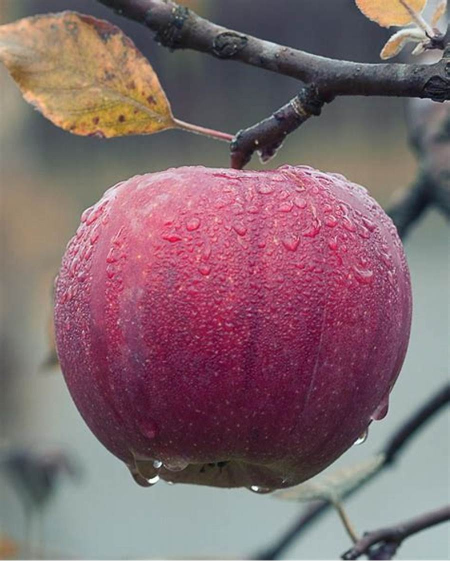
#> input picture FIT5215_Tut_01 - SOLS/images/colorApple.jpg, 900 x 1122 px (shown at 1/2 size)
$ jupyter execute FIT5215_Tut_01b_Tensors_Images_Sol.ipynb   (shell and % lines are left out)
#> lines starting #> are read from the running program, lines starting #| are printed output that depends on the picture
# <span style="color:#0b486b">  FIT5215: Deep Learning (2023)</span>
***
*CE/Lecturer (Clayton):*  **Dr Trung Le** | trunglm@monash.edu <br/>
*Lecturer (Malaysia):*  **Dr Lim Chern Hong** | lim.chernhong@monash.edu <br/>  <br/>
*Tutor:*  **Mr Tuan Nguyen**  \[tuan.ng@monash.edu \] | **Dr Binh Nguyen** \[binh.nguyen1@monash.edu \] | **Dr Qiuhong Ke@monash** \[Qiuhong.Ke@monash.edu  \]
<br/> <br/>
Faculty of Information Technology, Monash University, Australia
***

# <span style="color:#0b486b">Tutorial 1b: Understanding Tensors and Images</span> #
**The purpose of this tutorial is to support you to get familiar with tensors (i.e., multi-dimensional arrays) and images. As you will know later, tensors are a very important concept in deep learning.**

**Acknowledgement**: *We acknowledge the author of the book entitled `Hands-on Machine Learning with Scikit-learn and Tensorflow` due to the reuse the materials in the preliminary chapter of this book in the development of this practical session.*

---

## <span style="color:#0b486b"> I. Understanding tensors and its some operations </span>  <span style="color:red">**** (important)</span>

- NumPy is the fundamental library for scientific computing with Python. NumPy is centered around a powerful N-dimensional array object, and it also contains useful linear algebra, Fourier transform, and random number functions.  <br/>
- This section assists you to get familar with the concept of multi-dimensional array or tensor and how to manipulate them which is very necessary in deep learning models.

### <span style="color:#0b486b">I.1 Creating arrays </span>
First let's make sure that this notebook works both in Python 2 and 3 and then *import numpy*.

[cell 1]
from __future__ import division, print_function, unicode_literals
import numpy as np

#### `np.zeros`
The `zeros` function creates an array containing any number of zeros.

[cell 2]
np.zeros(5)  #1D array or tensor

[cell 3]
np.zeros([3,4]) #2D array or tensor

[cell 4]
np.zeros([2,3,4]) #3D array or tensor

#### <span style="color:#0b486b"> Some vocabulary </span>

* In NumPy, each dimension is called an **axis**.
* The number of axes is called the **rank**.
    * For example, the above 3x4 matrix is an array of rank 2 (it is 2-dimensional). The first axis has length 3, the second has length 4.
    * For example, the above 2x3x4 3D array has rank 3 with axis 0 =2, axis 1 = 3, and axis 2 = 4. You might imagine this a a 3D rectangle with depth=2, height= 3, and width= 4.
* An array's list of axis lengths is called the **shape** of the array.
    * For example, the above matrix's shape is `(3, 4)`.
    * The rank is equal to the shape's length.
* The **size** of an array is the total number of elements, which is the product of all axis lengths (eg. 3*4=12)

[cell 5]
a = np.zeros((3,4))
a

[cell 6]
a.shape

[cell 7]
a.ndim

[cell 8]
a.size

[cell 9]
type(a)

#### `np.ones`
Creates `ndarrays` with all elements of ones. Here's a 3x4 matrix full of ones.

[cell 10]
np.ones((3,4))

#### `np.full`
Creates an array of the given shape initialized with the given value. Here's a 3x4 matrix full of `π`.

[cell 11]
np.full((3,4), np.pi)

#### `np.array`
We can initialize an `ndarray` using a regular python array. Just call the `array` function:

[cell 12]
np.array([[1,2,3,4], [10, 20, 30, 40]])

#### `np.arange`
We can create an `ndarray` using NumPy's `range` function, which is similar to Python's built-in `range` function:

[cell 13]
np.arange(2, 10)

[cell 14]
print(np.arange(0, 5/3, 1/3)) # depending on floating point errors, the max value is 4/3 or 5/3.
print(np.arange(0, 5/3, 0.333333333))
print(np.arange(0, 5/3, 0.333333334))

#### `np.linspace`
For this reason, it is generally preferable to use the `linspace` function instead of `arange` when working with floats. The `linspace` function returns an array containing a specific number of points evenly distributed between two values (note that the maximum value is *included*, contrary to `arange`):

[cell 15]
print(np.linspace(0, 5/3, 6))

#### `np.rand` and `np.randn`
A number of functions are available in NumPy's `random` module to create `ndarray`s initialized with random values.
For example, here is a 3x4 matrix initialized with random floats between 0 and 1 (uniform distribution):

[cell 16]
np.random.rand(3,4)

[cell 17]
np.random.randn(3,4)

To give you a feel of what these distributions look like, let's use matplotlib to visualize the histograms of two arrays created using `rand` and `randn`.

[cell 18]
import matplotlib.pyplot as plt

[cell 19]
plt.hist(np.random.rand(100000), density=True, bins=100, histtype="step", color="blue", label="rand")
plt.hist(np.random.randn(100000), density=True, bins=100, histtype="step", color="red", label="randn")
plt.axis([-2.5, 2.5, 0, 1.1])
plt.legend(loc = "upper left")
plt.title("Random distributions")
plt.xlabel("Value")
plt.ylabel("Density")
plt.show()
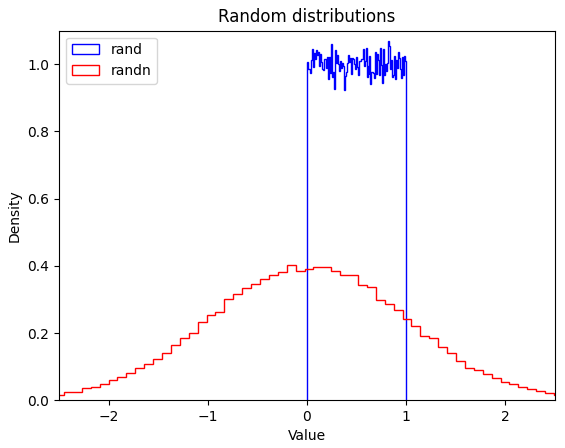
#> figure drawn by matplotlib, 1 panel

### <span style="color:#0b486b">I.2 Reshaping an array </span>
#### `In place`
Changing the shape of an `ndarray` is as simple as setting its `shape` attribute. However, the array's size must remain the same.

[cell 20]
g = np.arange(24)
print(g)
print("Rank:", g.ndim)

[cell 21]
g.shape = (6, 4)
print(g)
print("Rank:", g.ndim)

[cell 22]
g.shape = (2, 3, 4)
print(g)
print("Rank:", g.ndim)

#### `reshape`
The `reshape` function returns a new `ndarray` object pointing at the *same* data. This means that modifying one array will also modify the other.

[cell 23]
g = np.arange(24)
g2 = g.reshape(4,6)
print(g)
print(g2)
print("Rank:", g2.ndim)

#### `ravel`
Finally, the `ravel` function returns a new one-dimensional `ndarray` that also points to the same data:

[cell 24]
g2.ravel()

### <span style="color:#0b486b">I.3 Indexing </span>

[cell 25]
b = np.arange(48).reshape(4, 12)
b

[cell 26]
b[1, 2]  # row 1, col 2

[cell 27]
b[1, :]  # row 1, all columns

[cell 28]
b[:, 1]  # all rows, column 1

[cell 29]
b[1:2, :]

[cell 30]
b[(0,2), 2:5]  # rows 0 and 2, columns 2 to 4 (5-1)

[cell 31]
b[:, (-1, 2, -1)]  # all rows, columns -1 (last), 2 and -1 (again, and in this order)

### <span style="color:#0b486b">I.5 Arithmetic operations </span>
All the usual arithmetic operators (`+`, `-`, `*`, `/`, `//`, `**`, etc.) can be used with `ndarray`s. They apply *elementwise*:

[cell 32]
a = np.array([10, 12, 16, 15])
b = np.array([5,  4,  3,  2])
print("a + b  =", a + b)
print("a - b  =", a - b)
print("a * b  =", a * b)
print("a / b  =", a / b)
print("a // b  =", a // b)
print("a % b  =", a % b)
print("a ** b =", a ** b)

### <span style="color:#0b486b">I.6 Conditional operators </span>
The conditional operators also apply elementwise:

[cell 33]
m = np.array([20, -5, 30, 40])
m < [15, 16, 35, 36]

[cell 34]
m < 25  # equivalent to m < [25, 25, 25, 25]

[cell 35]
m[m < 25]

### <span style="color:#0b486b">I.7 Mathematical and statistical functions </span>
Many mathematical and statistical functions are available for `ndarray`s.

[cell 36]
for func in (a.min, a.max, a.sum, a.prod, a.std, a.var):
    print(func.__name__, "=", func())

[cell 37]
c=np.arange(24).reshape(2,3,4)
c

[cell 38]
c.sum(axis=0)  # sum across depth

[cell 39]
c.sum(axis=1)  # sum across height

[cell 40]
c.sum(axis=(0,2))  # sum across depth and height

### <span style="color:#0b486b">I.8 Stacking arrays </span>
It is often useful to stack together different arrays. NumPy offers several functions to do just that. Let's start by creating a few arrays.

[cell 41]
q1 = np.full((3,4), 1.0)
q1

[cell 42]
q2 = np.full((4,4), 2.0)
q2

[cell 43]
q3 = np.full((3,4), 3.0)
q3

[cell 44]
q4 = np.vstack((q1, q2, q3))
q4
q4.shape

[cell 45]
q5 = np.hstack((q1, q3))
q5
q5.shape

[cell 46]
q7 = np.concatenate((q1, q2, q3), axis=0)  # Equivalent to vstack
q7
q7.shape

[cell 47]
q8 = np.stack((q1, q3))
print(q8)
print(q8.shape)

[cell 48]
r = np.arange(24).reshape(6,4)
r

[cell 49]
r1, r2, r3 = np.vsplit(r, 3)
print(r1)
print(r2)
print(r3)

[cell 50]
r4, r5 = np.hsplit(r, 2)
print(r4)
print(r5)

**<span style="color:red">Exercise 1</span>**: Write code to covert a numeric label to a corresponding one-hot vector. For example, if we input M = 5 and y = 2, it should return an one-hot vector $[0, 1, 0, 0, 0]$.

[cell 51]
import numpy as np

M = 5
y = 2
y1 = np.zeros(M)
y1[y -1] =1
print(y1)

**<span style="color:red">Exercise 2</span>**: Write code to generate a random 2D matrix with the shape of 4 by 3 whose elements are randomly drawn from the standard Gaussian distribution. Subsequently, compute the sum of all non-negative numbers in the generated array.

[cell 52]
a = np.random.randn(4,3)
print(a)
b = a[a >=0]
print(b)
s = np.sum(b, axis=0)
print(s)

**<span style="color:red">Exercise 3</span>**: Create three 2D arrays q1, q2, and q3 with the same shape of $2 \times 4$ wherein q1 is formed by reshaping a 1D array `1,2,...,8`, q2 is formed by reshaping a 1D array `11,22,...,18`, while q3 is formed by reshaping a 1D array `21,22,...,28`. Create a 3D matrix q by stacking q1, q2, and q3.

[cell 53]
import numpy as np
q1 = np.arange(1,9).reshape(2,4)
q2 = np.arange(11,19).reshape(2,4)
q3 = np.arange(21,29).reshape(2,4)
print(q1)
print(q2)
print(q3)
q = np.stack((q1, q2, q3), axis =0)
print(q.shape)
print(q)

**<span style="color:red">Exercise 4</span>**: using the above 3D array or tensor q, replace all elements on the second vertical slice to $0$.

[cell 54]
q[:,1,:] = 0
print(q)

## <span style="color:#0b486b"> II. Images as tensors </span>  <span style="color:red">**** (important)</span>

First, we need to install `OpenCV` for Python using the command line
- > pip install opencv-python
- > pip install --upgrade opencv-contrib-python

Gray-scale images are 2D tensors, while color images are 3D tensors. This section offers you a brief introduction of how to manipulate images using `OpenCV`.

[cell 55]
import cv2
import matplotlib.pyplot as plt
import numpy as np

We read an image from a file using `cv2.imread`. Note that `color_img` is a 3D tensor with the shape `(1112, 900, 3)` consisting of three chanels of `(1122, 900)`. By default in OpenCV, the first is the blue channel, the second is the green channel, and the last is the red channel. Subsequently, we use `cv2.cvtColor` to rearrange in the standard order of the red, blue, and green channels.

[cell 56]
color_img = cv2.imread('images/colorApple.jpg')
#> color_img is the input picture: shape (1122, 900, 3); mean B, G, R 110.9, 104.4, 130.2
color_img = cv2.cvtColor(color_img, cv2.COLOR_BGR2RGB)
print(color_img.shape)
#| (1122, 900, 3)
plt.imshow(color_img)
plt.show()

We convert the color image `color_img` a gray-scale image with the shape (1122, 900) and visualize it.

[cell 57]
gray_img = cv2.cvtColor(color_img, cv2.COLOR_RGB2GRAY)
print(gray_img.shape)
#| (1122, 900)
plt.imshow(gray_img)
plt.show()

We split `color_img` into three channels and then visualize them. Please pay attention to the order of the three channels.

[cell 58]
color_img = cv2.imread('images/colorApple.jpg')
(B_2D, G_2D, R_2D) = cv2.split(color_img)
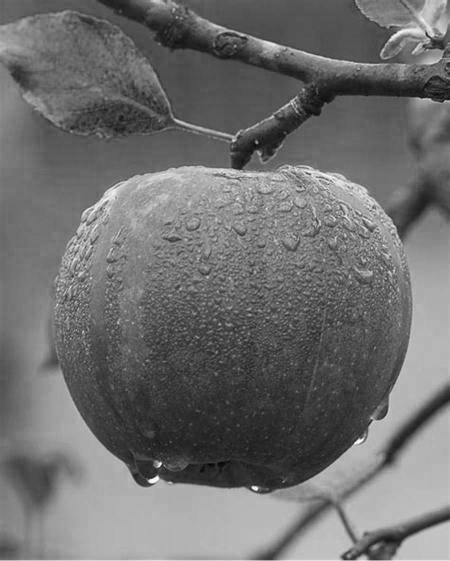
#> B_2D: shape (1122, 900) (shown at 1/2 size); min 0, max 255, mean 110.9
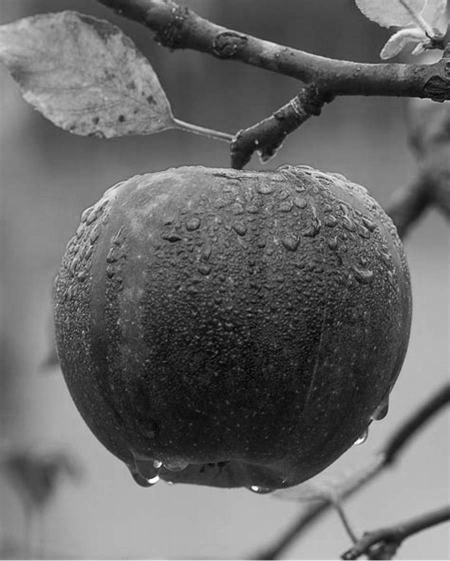
#> G_2D: shape (1122, 900) (shown at 1/2 size); min 0, max 255, mean 104.4
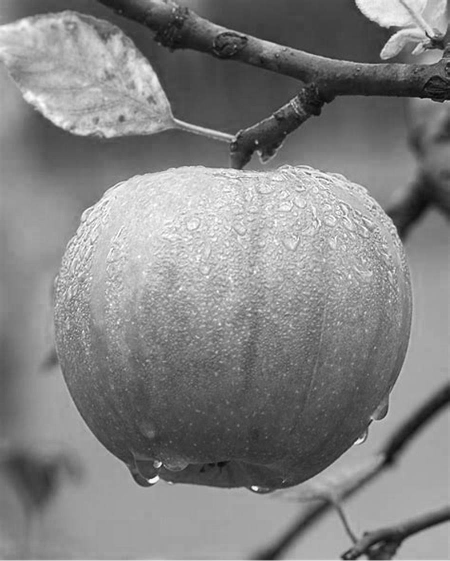
#> R_2D: shape (1122, 900) (shown at 1/2 size); min 0, max 255, mean 130.2
print(R_2D.shape, G_2D.shape, B_2D.shape)
#| (1122, 900) (1122, 900) (1122, 900)

[cell 59]
plt.imshow(R_2D)
plt.show()

[cell 60]
plt.imshow(G_2D)
plt.show()

[cell 61]
plt.imshow(B_2D)
plt.show()

[cell 62]
zeros = np.zeros((color_img.shape[0],color_img.shape[1], 1), dtype="uint8")

[cell 63]
R_3D = np.expand_dims(R_2D,axis=2)
G_3D = np.expand_dims(G_2D,axis=2)
B_3D = np.expand_dims(B_2D,axis=2)
print(R_3D.shape, G_3D.shape, B_3D.shape)
#| (1122, 900, 1) (1122, 900, 1) (1122, 900, 1)

We insert two zero channels to the single red channel in order and then visualize.

[cell 64]
R_3D_zeros = np.concatenate((R_3D, zeros, zeros), axis= 2)
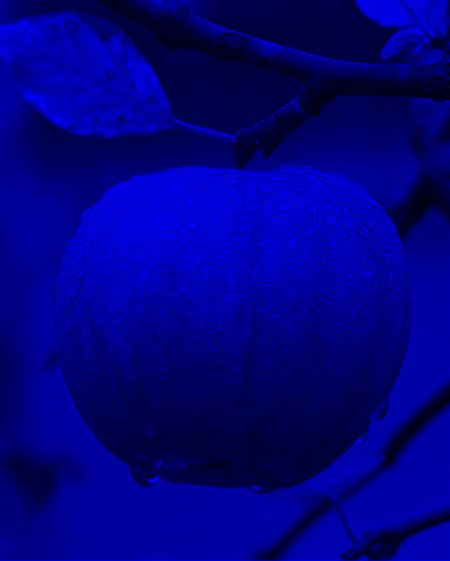
#> R_3D_zeros: shape (1122, 900, 3) (shown at 1/2 size); mean of channels 0, 1, 2 130.2, 0, 0; drawn as B, G, R
print(R_3D_zeros.shape)
#| (1122, 900, 3)
plt.imshow(R_3D_zeros)
plt.show()

We insert two zero channels to the single green channel in order and then visualize.

[cell 65]
G_3D_zeros = np.concatenate((zeros, G_3D, zeros), axis= 2)
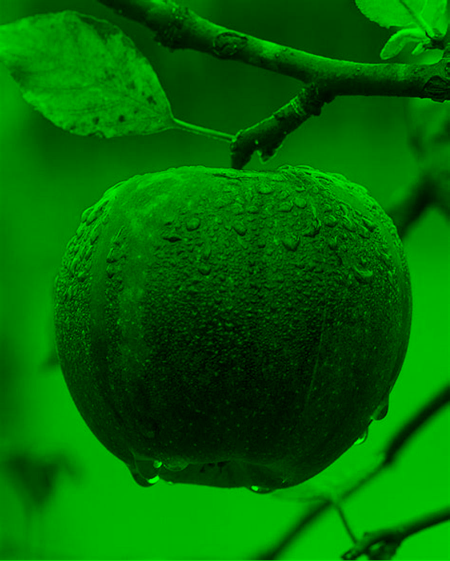
#> G_3D_zeros: shape (1122, 900, 3) (shown at 1/2 size); mean of channels 0, 1, 2 0, 104.4, 0; drawn as B, G, R
print(G_3D_zeros.shape)
#| (1122, 900, 3)
plt.imshow(G_3D_zeros)
plt.show()

We insert two zero channels to the single blue channel in order and then visualize.

[cell 66]
B_3D_zeros = np.concatenate((zeros, zeros, B_3D), axis= 2)
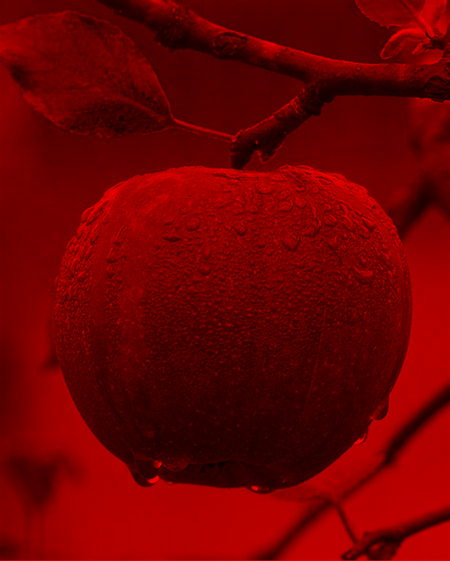
#> B_3D_zeros: shape (1122, 900, 3) (shown at 1/2 size); mean of channels 0, 1, 2 0, 0, 110.9; drawn as B, G, R
print(B_3D_zeros.shape)
#| (1122, 900, 3)
plt.imshow(B_3D_zeros)
plt.show()

**<span style="color:red">Exercise 5</span>**: load an image, then add Gaussian noises to each channel, and visualize the blurry image. You can use a variable $\epsilon$ to declare a noise level.

Hint: you can use the function `np.random.normal` to generate a 2D random array.

[cell 67]
import cv2
import matplotlib.pyplot as plt
import numpy as np
eps = 100
color_img = cv2.imread('images/colorApple.jpg')
(B_2D, G_2D, R_2D) = cv2.split(color_img)
B_2D_n = B_2D + np.random.normal(0, eps, B_2D.shape)
B_2D_n = np.expand_dims(B_2D_n, axis =2)
R_2D_n = R_2D + np.random.normal(0, eps, R_2D.shape)
R_2D_n = np.expand_dims(R_2D_n, axis =2)
G_2D_n = G_2D + np.random.normal(0, eps, G_2D.shape)
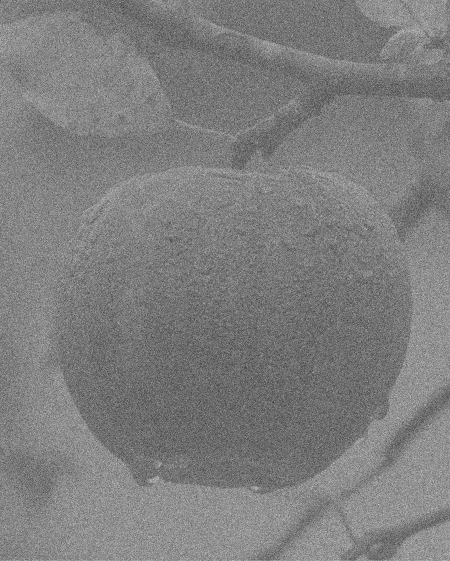
#> G_2D_n: shape (1122, 900) float64 (shown at 1/2 size); min -405.5, max 622.4, mean 104.3; drawn with min black and max white
G_2D_n = np.expand_dims(G_2D_n, axis =2)
color_img_n = np.concatenate((R_2D_n, B_2D_n, G_2D_n), axis = 2)
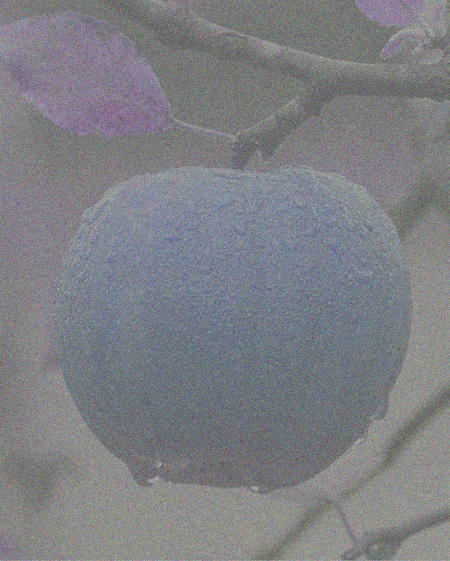
#> color_img_n: shape (1122, 900, 3) float64 (shown at 1/2 size); mean of channels 0, 1, 2 130.2, 110.9, 104.3; drawn with min black and max white
plt.imshow(color_img_n/255.0)
plt.show()
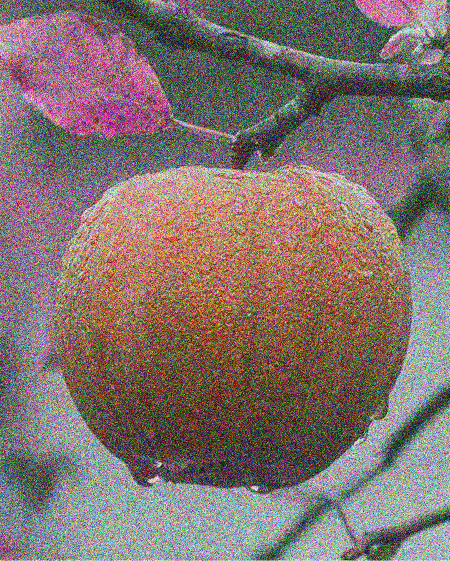
#> shown: shape (1122, 900, 3) float64 (shown at 1/2 size); mean R, G, B 0.508, 0.45, 0.433

$ run again, with FIT5215_Tut_01 - SOLS/images/apple.jpg copied over FIT5215_Tut_01 - SOLS/images/colorApple.jpg
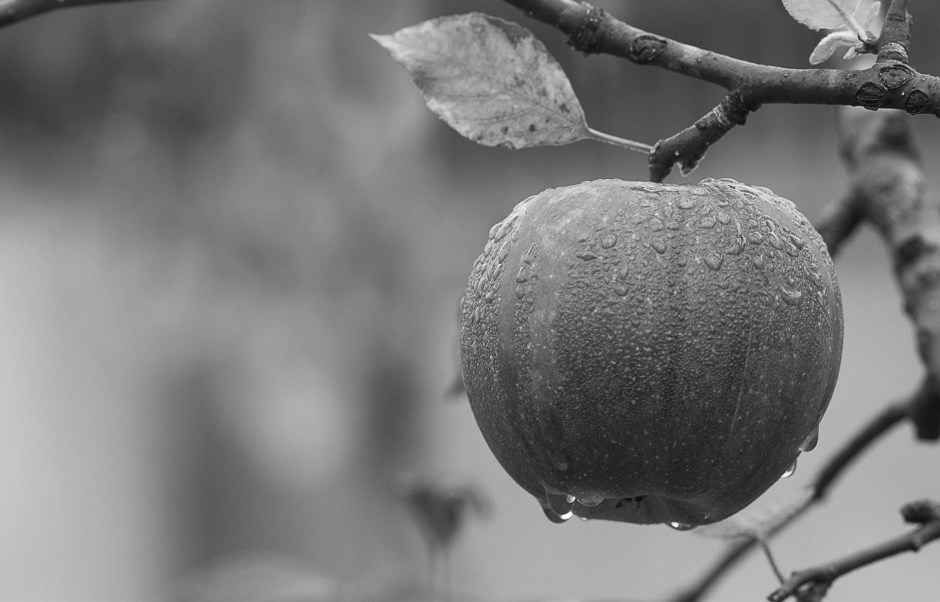
#> input picture FIT5215_Tut_01 - SOLS/images/apple.jpg, 1880 x 1204 px (shown at 1/2 size)
#> color_img is the input picture: shape (1204, 1880, 3); min 0, max 255, mean 121.2
#| (1204, 1880, 3)
#| (1204, 1880)
#| (1204, 1880) (1204, 1880) (1204, 1880)
#| (1204, 1880, 1) (1204, 1880, 1) (1204, 1880, 1)
#| (1204, 1880, 3)
#| (1204, 1880, 3)
#| (1204, 1880, 3)
#> `B_2D_n = B_2D + np.random.normal(0, eps, B_2D.shape)`:
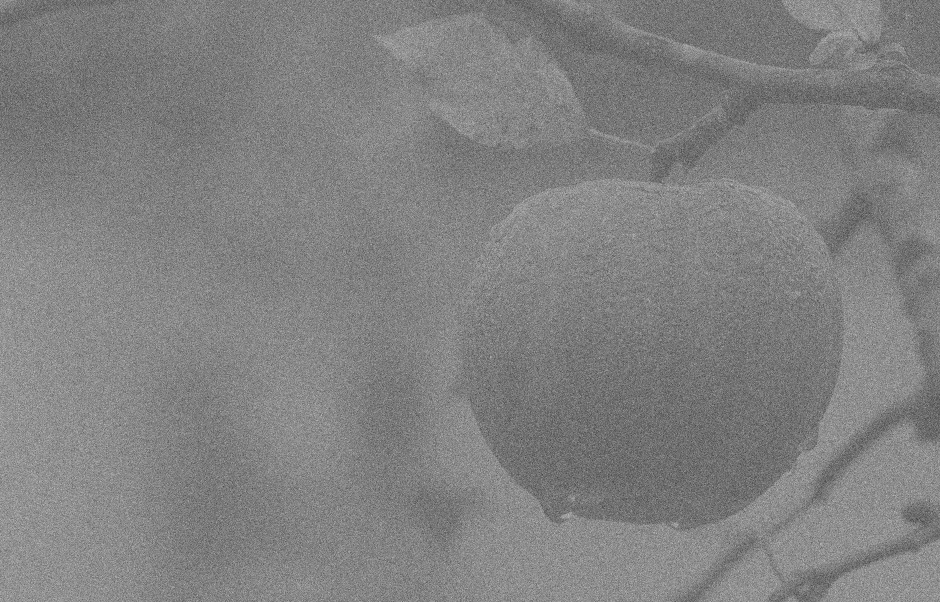
#> B_2D_n: shape (1204, 1880) float64 (shown at 1/2 size); min -430.2, max 657, mean 121.3; drawn with min black and max white
#> `plt.show()`:
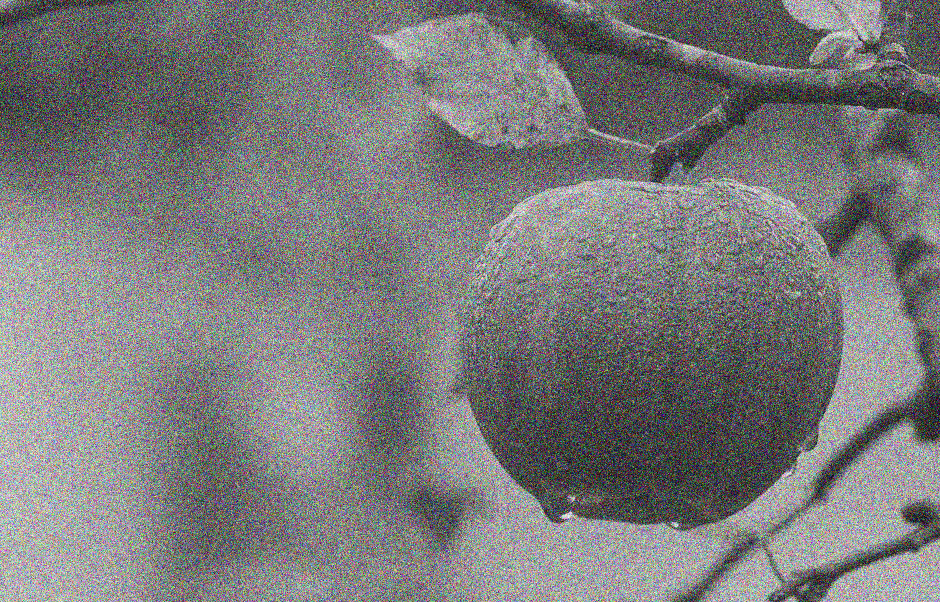
#> shown: shape (1204, 1880, 3) float64 (shown at 1/2 size); mean R, G, B 0.482, 0.482, 0.482
